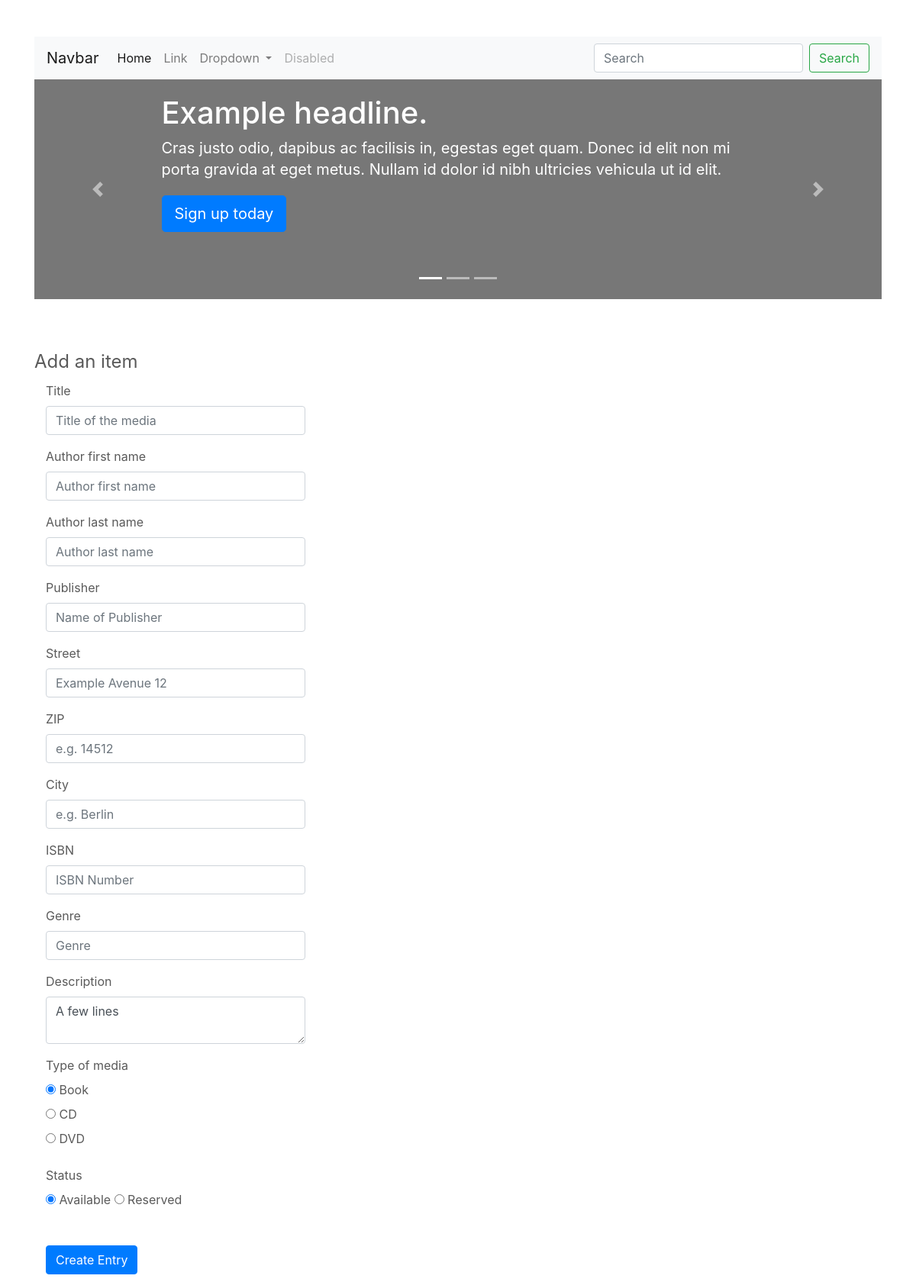
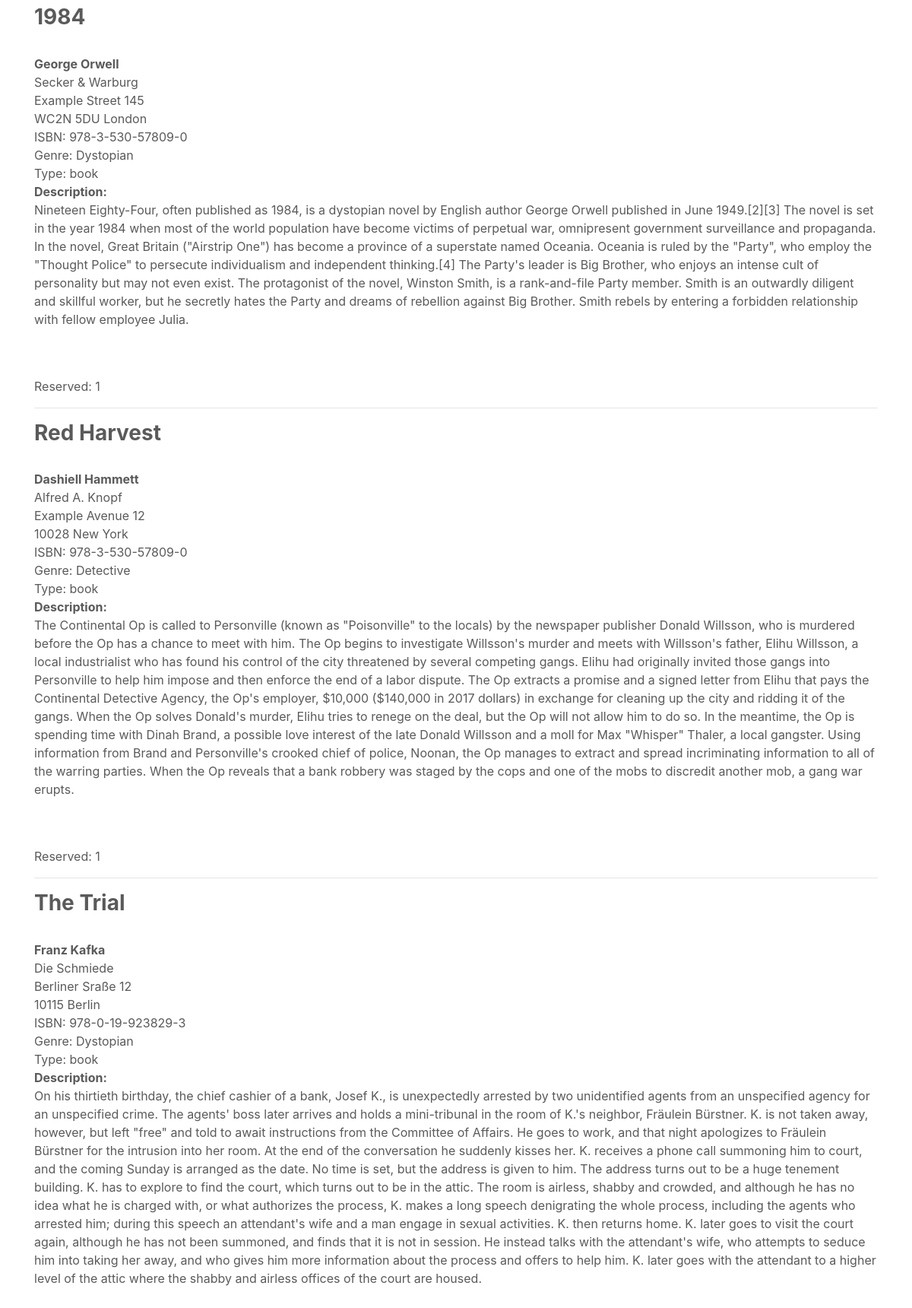
The page / (upper part) on the database its author committed (2 pictures, top to bottom).
### tables this page shows
CREATE TABLE `items` (
  `item_id` int(10) NOT NULL,
  `item_title` varchar(55) NOT NULL,
  `item_isbn` varchar(17) DEFAULT NULL,
  `item_genre` varchar(55) NOT NULL,
  `item_short_description` text NOT NULL,
  `item_image` varchar(55) NOT NULL,
  `item_status` bit(1) NOT NULL,
  `item_type` varchar(12) NOT NULL
);

CREATE TABLE `author` (
  `author_id` int(11) NOT NULL,
  `author_firstname` varchar(55) NOT NULL,
  `author_lastname` varchar(55) NOT NULL,
  `fk_item_id` int(10) NOT NULL
);

CREATE TABLE `publisher` (
  `publisher_id` int(10) NOT NULL,
  `fk_items_id` int(10) NOT NULL,
  `publisher_name` varchar(55) NOT NULL,
  `publisher_adress` varchar(55) NOT NULL,
  `publisher_zip` varchar(8) NOT NULL,
  `publisher_city` varchar(55) NOT NULL
);

### includes/action.php (the view, shortened to what this page needs)
<?php
	$conn = mysqli_connect($servername, $username, $password, $dbname);
		$sql = 	"	SELECT
					i.item_title,
					a.author_firstname,
					a.author_lastname,
					p.publisher_name,
					p.publisher_adress,
					p.publisher_zip,
					p.publisher_city,
					i.item_isbn,
					i.item_genre,
					i.item_type,
					i.item_short_description,
					i.item_image,
					i.item_status
					FROM `items` AS i
					INNER JOIN `author` AS a ON i.item_id = a.fk_item_id
					INNER JOIN `publisher` AS p ON i.item_id = p.fk_items_id
				";
		$result = mysqli_query($conn, $sql);
		while($row = mysqli_fetch_assoc($result)) {
		       printf("		<h3><strong> %s</strong> </h3><br>
		       				<strong>%s %s </strong><br>
		       				%s<br>
		       				%s<br>
		       				%s %s<br>
		       				ISBN: %s<br>
		       				Genre: %s<br>
		       				Type: %s<br>
		       				<strong>Description:</strong><br>
		       				<p>%s</p><br>
		       				%s<br>
		       				Reserved: %s<hr>
		       				",
	                     	$row["item_title"],
	                     	$row["author_firstname"],
	                     	$row["author_lastname"],
	                     	$row["publisher_name"],
	                     	$row["publisher_adress"],
	                     	$row["publisher_zip"],
	                     	$row["publisher_city"],
	       					$row["item_isbn"],
							$row["item_genre"],
							$row["item_type"],
	       					$row["item_short_description"],
							$row["item_image"],
							$row["item_status"])
		       ;
		}
?>

### index.php (shortened to what this page needs)
<!DOCTYPE html>
<html>
<head>
	<link href="https://stackpath.bootstrapcdn.com/bootstrap/4.1.3/css/bootstrap.min.css" rel="stylesheet">
	<link rel="stylesheet" href="includes/style.css">
	<?php
		include ('includes/includedb.php');
	?>
</head>
<body>
	<div class="container">
		<?php 	include('includes/nav.php');
				include('includes/header.php');
				include ('includes/insert.php');
				include ('includes/action.php');
		?>
	</div>
</body>
</body>
</html>

### includes/nav.php (shortened to what this page needs)
<nav class="navbar navbar-expand-lg navbar-light bg-light">
  <a class="navbar-brand" href="#">Navbar</a>
  <div class="collapse navbar-collapse" id="navbarSupportedContent">
    <ul class="navbar-nav mr-auto">
      <li class="nav-item active">
        <a class="nav-link" href="#">Home <span class="sr-only">(current)</span></a>
      </li>
      <li class="nav-item">
        <a class="nav-link" href="#">Link</a>
      </li>
      <li class="nav-item dropdown">
        <a class="nav-link dropdown-toggle" href="#" id="navbarDropdown" role="button" data-toggle="dropdown" aria-haspopup="true" aria-expanded="false">
          Dropdown
        </a>
      </li>
      <li class="nav-item">
        <a class="nav-link disabled" href="#">Disabled</a>
      </li>
    </ul>
    <form class="form-inline my-2 my-lg-0">
      <input class="form-control mr-sm-2" type="search" placeholder="Search" aria-label="Search">
      <button class="btn btn-outline-success my-2 my-sm-0" type="submit">Search</button>
    </form>
  </div>
</nav>

### includes/header.php (shortened to what this page needs)
<div id="myCarousel" class="carousel slide" data-ride="carousel">
        <ol class="carousel-indicators">
          <li data-target="#myCarousel" data-slide-to="0" class="active"></li>
          <li data-target="#myCarousel" data-slide-to="1"></li>
          <li data-target="#myCarousel" data-slide-to="2"></li>
        </ol>
        <div class="carousel-inner">
          <div class="carousel-item active">
            <img class="first-slide" alt="First slide">
            <div class="container">
              <div class="carousel-caption text-left">
                <h1>Example headline.</h1>
                <p>Cras justo odio, dapibus ac facilisis in, egestas eget quam. Donec id elit non mi porta gravida at eget metus. Nullam id dolor id nibh ultricies vehicula ut id elit.</p>
                <p><a class="btn btn-lg btn-primary" href="#" role="button">Sign up today</a></p>
              </div>
            </div>
          </div>
        </div>
        <a class="carousel-control-prev" href="#myCarousel" role="button" data-slide="prev">
          <span class="carousel-control-prev-icon" aria-hidden="true"></span>
        </a>
        <a class="carousel-control-next" href="#myCarousel" role="button" data-slide="next">
          <span class="carousel-control-next-icon" aria-hidden="true"></span>
        </a>
      </div>

### includes/insert.php (shortened to what this page needs)
<form action="index.php" method="POST" class="form-horizontal">
<fieldset>
<legend>Add an item</legend>
<div class="form-group">
  <label class="col-md-4 control-label" for="title">Title</label>
  <div class="col-md-4">
  <input id="title" name="title" type="text" placeholder="Title of the media" class="form-control input-md" required="">
  </div>
</div>
<div class="form-group">
  <label class="col-md-4 control-label" for="author-firstname">Author first name</label>
  <div class="col-md-4">
  <input id="author-firstname" name="author-firstname" type="text" placeholder="Author first name" class="form-control input-md" required="">
  </div>
</div>
<div class="form-group">
  <label class="col-md-4 control-label" for="author-lastname">Author last name</label>
  <div class="col-md-4">
  <input id="author-lastname" name="author-lastname" type="text" placeholder="Author last name" class="form-control input-md">
  </div>
</div>
<div class="form-group">
  <label class="col-md-4 control-label" for="publisher-name">Publisher</label>
  <div class="col-md-4">
  <input id="publisher-name" name="publisher-name" type="text" placeholder="Name of Publisher " class="form-control input-md">
  </div>
</div>
<div class="form-group">
  <label class="col-md-4 control-label" for="publisher-adress">Street</label>
  <div class="col-md-4">
  <input id="publisher-adress" name="publisher-adress" type="text" placeholder="Example Avenue 12" class="form-control input-md">
  </div>
</div>
<div class="form-group">
  <label class="col-md-4 control-label" for="publisher-zip">ZIP</label>
  <div class="col-md-4">
  <input id="publisher-zip" name="publisher-zip" type="text" placeholder="e.g. 14512" class="form-control input-md">
  </div>
</div>
<div class="form-group">
  <label class="col-md-4 control-label" for="publisher-city">City</label>
  <div class="col-md-4">
  <input id="publisher-city" name="publisher-city" type="text" placeholder="e.g. Berlin" class="form-control input-md">
  </div>
</div>
<div class="form-group">
  <label class="col-md-4 control-label" for="isbn">ISBN</label>
  <div class="col-md-4">
  <input id="isbn" name="isbn" type="text" placeholder="ISBN Number" class="form-control input-md">
  </div>
</div>
<div class="form-group">
  <label class="col-md-4 control-label" for="genre">Genre</label>
  <div class="col-md-4">
  <input id="genre" name="genre" type="text" placeholder="Genre" class="form-control input-md" required="">
  </div>
</div>
<div class="form-group">
  <label class="col-md-4 control-label" for="description">Description</label>
  <div class="col-md-4">
    <textarea class="form-control" id="description" name="description">A few lines</textarea>
  </div>
</div>
<div class="form-group">
  <label class="col-md-4 control-label" for="media-type">Type of media</label>
  <div class="col-md-4">
  <div class="radio">
    <label for="media-type-0">
      <input type="radio" name="media-type" id="media-type-0" value="book" checked="checked">
      Book
    </label>
	</div>
  <div class="radio">
    <label for="media-type-1">
      <input type="radio" name="media-type" id="media-type-1" value="cd">
      CD
    </label>
	</div>
  <div class="radio">
    <label for="media-type-2">
      <input type="radio" name="media-type" id="media-type-2" value="dvd">
      DVD
    </label>
	</div>
  </div>
</div>
<div class="form-group">
  <label class="col-md-4 control-label" for="status">Status</label>
  <div class="col-md-4">
    <label class="radio-inline" for="status-0">
      <input type="radio" name="status" id="status-0" value="0" checked="checked">
      Available
    </label>
    <label class="radio-inline" for="status-1">
      <input type="radio" name="status" id="status-1" value="1">
      Reserved
    </label>
  </div>
</div>
<div class="form-group">
  <label class="col-md-4 control-label" for="create"></label>
  <div class="col-md-4">
    <button id="create" name="create" class="btn btn-primary">Create Entry</button>
  </div>
</div>
</fieldset>
</form>

### includes/style.css (style rules this page uses)
body { padding-top: 3rem; padding-bottom: 3rem; color: #5a5a5a; }
.carousel { margin-bottom: 4rem; }
.carousel-caption { bottom: 3rem; z-index: 10; }
.carousel-item { height: 18rem; background-color: #777; }
.carousel-item > img { position: absolute; top: 0; left: 0; min-width: 100%; height: 18rem; }
@media (min-width: 40em) { .carousel-caption p { margin-bottom: 1.25rem; font-size: 1.25rem; line-height: 1.4; } }

### rows shown on the page
items: item_title "1984", author.author_firstname "George", author.author_lastname "Orwell", publisher.publisher_name "Secker & Warburg", publisher.publisher_adress "Example Street 145", publisher.publisher_zip "WC2N 5DU", publisher.publisher_city "London", item_isbn "978-3-530-57809-0", item_genre "Dystopian", item_type "book", item_short_description "Nineteen Eighty-Four, often published as 1984, is a dystopian novel by English author George Orwell published in June 1949.[2][3] The novel is set in the year 1984 when most of the world population have become victims of perpetual war, omnipresent government surveillance and propaganda. In the novel, Great Britain (\"Airstrip One\") has become a province of a superstate named Oceania. Oceania is ruled by the \"Party\", who employ the \"Thought Police\" to persecute individualism and independent thinking.[4] The Party's leader is Big Brother, who enjoys an intense cult of personality but may not even exist. The protagonist of the novel, Winston Smith, is a rank-and-file Party member. Smith is an…", item_status "1"
items: item_title "Red Harvest", author.author_firstname "Dashiell", author.author_lastname "Hammett", publisher.publisher_name "Alfred A. Knopf", publisher.publisher_adress "Example Avenue 12", publisher.publisher_zip "10028", publisher.publisher_city "New York", item_isbn "978-3-530-57809-0", item_genre "Detective", item_type "book", item_short_description "The Continental Op is called to Personville (known as \"Poisonville\" to the locals) by the newspaper publisher Donald Willsson, who is murdered before the Op has a chance to meet with him. The Op begins to investigate Willsson's murder and meets with Willsson's father, Elihu Willsson, a local industrialist who has found his control of the city threatened by several competing gangs. Elihu had originally invited those gangs into Personville to help him impose and then enforce the end of a labor dispute. The Op extracts a promise and a signed letter from Elihu that pays the Continental Detective Agency, the Op's employer, $10,000 ($140,000 in 2017 dollars) in exchange for cleaning up the city…", item_status "1"
items: item_title "The Trial", author.author_firstname "Franz", author.author_lastname "Kafka", publisher.publisher_name "Die Schmiede", publisher.publisher_adress "Berliner Sraße 12", publisher.publisher_zip "10115", publisher.publisher_city "Berlin", item_isbn "978-0-19-923829-3", item_genre "Dystopian", item_type "book", item_short_description "On his thirtieth birthday, the chief cashier of a bank, Josef K., is unexpectedly arrested by two unidentified agents from an unspecified agency for an unspecified crime. The agents' boss later arrives and holds a mini-tribunal in the room of K.'s neighbor, Fräulein Bürstner. K. is not taken away, however, but left \"free\" and told to await instructions from the Committee of Affairs. He goes to work, and that night apologizes to Fräulein Bürstner for the intrusion into her room. At the end of the conversation he suddenly kisses her. K. receives a phone call summoning him to court, and the coming Sunday is arranged as the date. No time is set, but the address is given to him. The address…"
